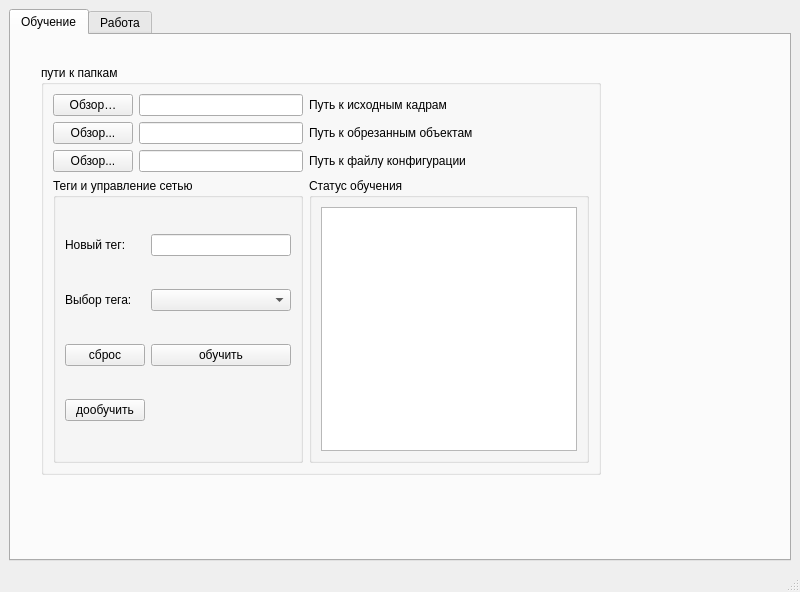
<?xml version="1.0" encoding="UTF-8"?>
<ui version="4.0">
 <class>MainWindow</class>
 <widget class="QMainWindow" name="MainWindow">
  <property name="geometry">
   <rect>
    <x>0</x>
    <y>0</y>
    <width>800</width>
    <height>592</height>
   </rect>
  </property>
  <property name="windowTitle">
   <string>MainWindow</string>
  </property>
  <widget class="QWidget" name="centralwidget">
   <layout class="QVBoxLayout" name="verticalLayout">
    <item>
     <widget class="QTabWidget" name="trainingTab">
      <property name="currentIndex">
       <number>0</number>
      </property>
      <widget class="QWidget" name="tab">
       <attribute name="title">
        <string>Обучение</string>
       </attribute>
       <widget class="QWidget" name="gridLayoutWidget">
        <property name="geometry">
         <rect>
          <x>30</x>
          <y>30</y>
          <width>560</width>
          <height>410</height>
         </rect>
        </property>
        <layout class="QGridLayout" name="gridLayout">
         <item row="1" column="0">
          <widget class="QGroupBox" name="pathsGroupBox">
           <property name="title">
            <string>пути к папкам</string>
           </property>
           <layout class="QGridLayout" name="gridLayout_2">
            <item row="4" column="2">
             <widget class="QGroupBox" name="trainingStatusGroupBox">
              <property name="title">
               <string>Статус обучения</string>
              </property>
              <layout class="QGridLayout" name="gridLayout_4">
               <item row="0" column="0">
                <widget class="QTextEdit" name="trainingLogTextEdit">
                 <property name="readOnly">
                  <bool>true</bool>
                 </property>
                </widget>
               </item>
              </layout>
             </widget>
            </item>
            <item row="2" column="1">
             <widget class="QLineEdit" name="croppedImagesLineEdit">
              <property name="readOnly">
               <bool>true</bool>
              </property>
             </widget>
            </item>
            <item row="2" column="2">
             <widget class="QLabel" name="croppedImagesLabel">
              <property name="text">
               <string>Путь к обрезанным объектам</string>
              </property>
             </widget>
            </item>
            <item row="2" column="0">
             <widget class="QPushButton" name="selectCroppedImagesButton">
              <property name="text">
               <string>Обзор...</string>
              </property>
             </widget>
            </item>
            <item row="1" column="0">
             <widget class="QPushButton" name="selectSourceImagesButton">
              <property name="text">
               <string>Обзор…</string>
              </property>
             </widget>
            </item>
            <item row="3" column="2">
             <widget class="QLabel" name="configFilePathLabel">
              <property name="text">
               <string>Путь к файлу конфигурации</string>
              </property>
             </widget>
            </item>
            <item row="1" column="1">
             <widget class="QLineEdit" name="sourceImagesLineEdit">
              <property name="readOnly">
               <bool>true</bool>
              </property>
             </widget>
            </item>
            <item row="3" column="1">
             <widget class="QLineEdit" name="configFilePathLineEdit">
              <property name="readOnly">
               <bool>true</bool>
              </property>
             </widget>
            </item>
            <item row="3" column="0">
             <widget class="QPushButton" name="selectConfigFileButton">
              <property name="text">
               <string>Обзор...</string>
              </property>
             </widget>
            </item>
            <item row="1" column="2">
             <widget class="QLabel" name="lineEditSourceImages">
              <property name="text">
               <string>Путь к исходным кадрам</string>
              </property>
             </widget>
            </item>
            <item row="4" column="0" colspan="2">
             <widget class="QGroupBox" name="tagsAndNetworkGroupBox">
              <property name="title">
               <string>Теги и управление сетью</string>
              </property>
              <layout class="QGridLayout" name="gridLayout_3">
               <item row="2" column="1">
                <widget class="QComboBox" name="tagComboBox"/>
               </item>
               <item row="3" column="0">
                <widget class="QPushButton" name="resetButton">
                 <property name="text">
                  <string>сброс</string>
                 </property>
                </widget>
               </item>
               <item row="0" column="1">
                <widget class="QLineEdit" name="newTagLineEdit"/>
               </item>
               <item row="3" column="1">
                <widget class="QPushButton" name="trainButton">
                 <property name="text">
                  <string>обучить</string>
                 </property>
                </widget>
               </item>
               <item row="2" column="0">
                <widget class="QLabel" name="selectTagLabel">
                 <property name="text">
                  <string>Выбор тега:</string>
                 </property>
                </widget>
               </item>
               <item row="0" column="0">
                <widget class="QLabel" name="newTagLabel">
                 <property name="text">
                  <string>Новый тег:</string>
                 </property>
                </widget>
               </item>
               <item row="4" column="0">
                <widget class="QPushButton" name="trainMoreButton">
                 <property name="text">
                  <string>дообучить</string>
                 </property>
                </widget>
               </item>
              </layout>
             </widget>
            </item>
           </layout>
          </widget>
         </item>
        </layout>
       </widget>
      </widget>
      <widget class="QWidget" name="tab_2">
       <attribute name="title">
        <string>Работа</string>
       </attribute>
       <widget class="QWidget" name="gridLayoutWidget_2">
        <property name="geometry">
         <rect>
          <x>39</x>
          <y>80</y>
          <width>418</width>
          <height>341</height>
         </rect>
        </property>
        <layout class="QGridLayout" name="gridLayout_5">
         <item row="0" column="1">
          <widget class="QGroupBox" name="pathsGroupBox_2">
           <property name="title">
            <string>пути к папкам</string>
           </property>
           <layout class="QGridLayout" name="gridLayout_6">
            <item row="1" column="0">
             <widget class="QPushButton" name="selectCroppedImagesButton_2">
              <property name="text">
               <string>Обзор...</string>
              </property>
             </widget>
            </item>
            <item row="1" column="2">
             <widget class="QLabel" name="croppedImagesLabel_2">
              <property name="text">
               <string>Путь к обрезанным объектам:</string>
              </property>
             </widget>
            </item>
            <item row="0" column="2">
             <widget class="QLabel" name="sourceImagesLabel">
              <property name="text">
               <string>Путь к исходным кадрам:</string>
              </property>
             </widget>
            </item>
            <item row="1" column="1">
             <widget class="QLineEdit" name="croppedImagesLineEdit_2">
              <property name="readOnly">
               <bool>true</bool>
              </property>
             </widget>
            </item>
            <item row="2" column="0">
             <widget class="QPushButton" name="pushButton_3">
              <property name="text">
               <string>Запустить обрезку</string>
              </property>
             </widget>
            </item>
            <item row="0" column="1">
             <widget class="QLineEdit" name="sourceImagesLineEdit_2">
              <property name="readOnly">
               <bool>true</bool>
              </property>
             </widget>
            </item>
            <item row="0" column="0">
             <widget class="QPushButton" name="selectSourceImagesButton_2">
              <property name="text">
               <string>Обзор...</string>
              </property>
             </widget>
            </item>
            <item row="3" column="0">
             <widget class="QGroupBox" name="groupBox_2">
              <property name="title">
               <string>Статус обработки </string>
              </property>
              <widget class="QTextEdit" name="textEdit">
               <property name="geometry">
                <rect>
                 <x>10</x>
                 <y>50</y>
                 <width>104</width>
                 <height>87</height>
                </rect>
               </property>
              </widget>
             </widget>
            </item>
            <item row="2" column="2" rowspan="2">
             <widget class="QGroupBox" name="croppingParametersGroupBox">
              <property name="title">
               <string>Параметры обрезки</string>
              </property>
              <widget class="QLabel" name="borderSizeLabel">
               <property name="geometry">
                <rect>
                 <x>30</x>
                 <y>70</y>
                 <width>121</width>
                 <height>41</height>
                </rect>
               </property>
               <property name="text">
                <string>Граница (пикселей):</string>
               </property>
              </widget>
              <widget class="QSpinBox" name="epochSpinBox">
               <property name="geometry">
                <rect>
                 <x>41</x>
                 <y>131</y>
                 <width>71</width>
                 <height>51</height>
                </rect>
               </property>
              </widget>
             </widget>
            </item>
            <item row="3" column="1">
             <widget class="QLabel" name="image_label">
              <property name="text">
               <string>изображение</string>
              </property>
             </widget>
            </item>
           </layout>
          </widget>
         </item>
        </layout>
       </widget>
      </widget>
     </widget>
    </item>
   </layout>
  </widget>
  <widget class="QMenuBar" name="menubar">
   <property name="geometry">
    <rect>
     <x>0</x>
     <y>0</y>
     <width>800</width>
     <height>26</height>
    </rect>
   </property>
  </widget>
  <widget class="QStatusBar" name="statusbar"/>
 </widget>
 <resources/>
 <connections/>
</ui>
